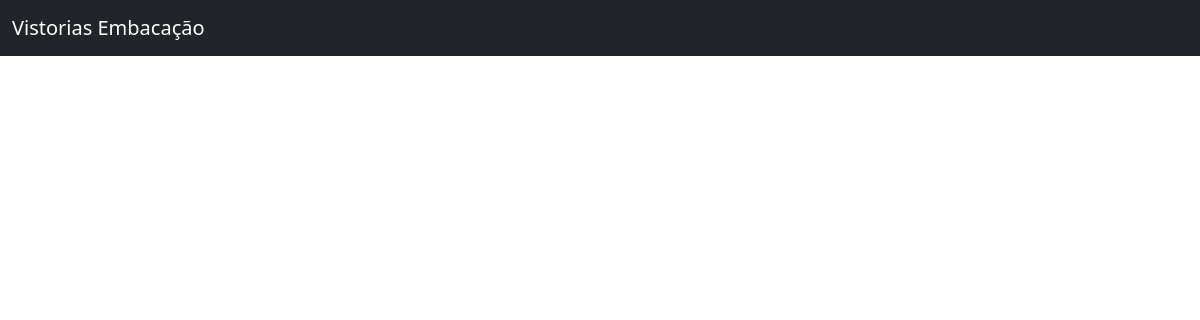
Before: / with the older database file.
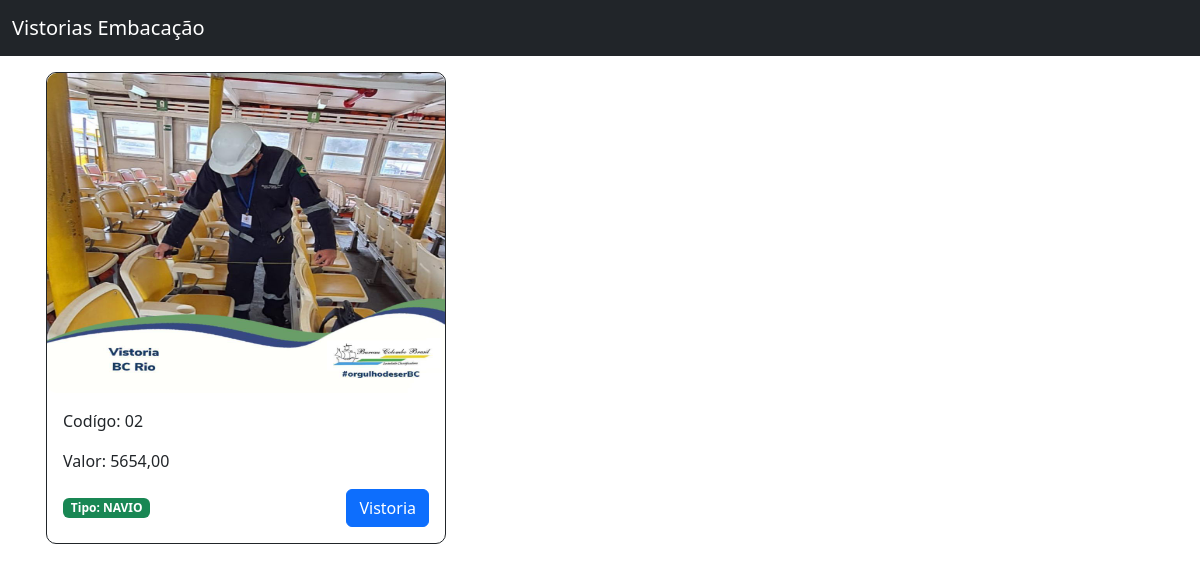
After: the same page with the newer database file.
### myapp/models.py (models this page shows, shortened)
class VistoriaImage(models.Model):
    image = models.ImageField('Images',upload_to='images')
    vistoria = models.ForeignKey(Vistoria, related_name='vistoria_images', on_delete=models.CASCADE)

class Vistoria(models.Model):
    codigo = models.CharField(max_length=100)
    tipo_item = models.CharField(max_length=100, choices=TipoDeVistoria.choices)
    cep = models.CharField(max_length=8, null=True,  default='00000-000')
    rua = models.CharField(max_length=255, blank=True)
    bairro = models.CharField(max_length=255, blank=True)
    cidade = models.CharField(max_length=255, blank=True)
    estado = models.CharField(max_length=2, blank=True)
    numero = models.CharField(max_length=10, null=True)
    complemento = models.CharField(max_length=255, null=True)
    preco = models.DecimalField(max_digits=10, decimal_places=2)
    esta_vistoriado = models.BooleanField(default=False)
    class Meta:
        verbose_name = 'Vistoria'
        verbose_name_plural = 'Vistorias'
        ordering = ['-id']

### myapp/views.py (the view)
# urls.py: path('', views.lista_vistorias, name='lista-vistorias'),
def lista_vistorias(request):
    vistorias = Vistoria.objects.filter(esta_vistoriado=False)
    context = {'vistorias': vistorias}
    return render(request, 'list-vistorias.html', context)

### myapp/templates/list-vistorias.html (shortened to what this page needs)
{% extends 'base.html' %}
{% block content %}
<div class="container">
    <div class="cards">
        {% for vistoria in vistorias %}
        <div class="card-item h-100">
			{% for el in vistoria.vistoria_images.all %}
            {% if forloop.first %}
            <img src="{{el.image.url}}" class="card-image"  width="100%" height="320" alt="{{el.id}}">
            {% endif %}
            {% endfor %}
            <div class="card-body p-3">
                <p>Codígo: {{vistoria.codigo}}</p>
                <p>Valor: {{vistoria.preco}}</p>
                <div class="d-flex justify-content-between align-items-center">
                    <div class="badge bg-success">Tipo: {{vistoria.tipo_item}}</div>
                    <a class="btn btn-primary" href="{% url 'form-registra-vistoria' vistoria.id  %}">Vistoria</a>
                </div>
            </div>
        </div>
        {% endfor %}
    </div>
</div>
{% endblock %}

Changed rows visible on the page:
added Vistoria: codigo "02", preco "5654,00", tipo_item "NAVIO"
added VistoriaImage: image (picture)
